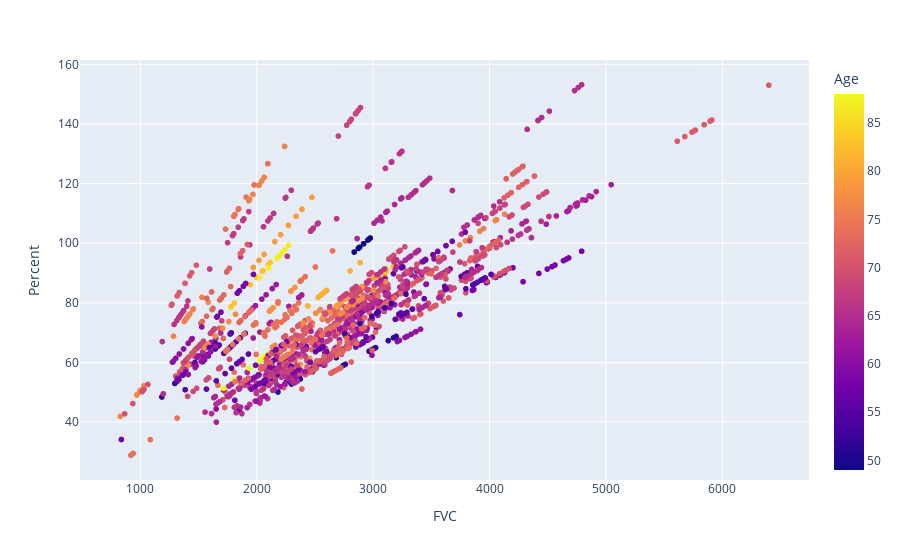

The cell this chart's notebook holds for it:
### Markdown cell above
### FVC vs Percent

### Code cell
fig = px.scatter(train_df, x="FVC", y="Percent", color='Age')
fig.show()

### Figure 1 — Plotly figure (JSON) as saved in the notebook; plotly's stock layout.template omitted (floating-point values rounded to 4 significant figures; data arrays with more than 128 entries replaced by an {"elided": "..."} marker saying what was removed)
{"data": [{"hovertemplate": "FVC=%{x}<br>Percent=%{y}<br>Age=%{marker.color}<extra></extra>", "legendgroup": "", "marker": {"color": {"elided": "1549 int values"}, "coloraxis": "coloraxis", "symbol": "circle"}, "mode": "markers", "name": "", "showlegend": false, "type": "scattergl", "x": {"elided": "1549 int values"}, "xaxis": "x", "y": {"elided": "1549 float values"}, "yaxis": "y"}], "layout": {"coloraxis": {"colorbar": {"title": {"text": "Age"}}, "colorscale": [[0, "#0d0887"], [0.1111, "#46039f"], [0.2222, "#7201a8"], [0.3333, "#9c179e"], [0.4444, "#bd3786"], [0.5556, "#d8576b"], [0.6667, "#ed7953"], [0.7778, "#fb9f3a"], [0.8889, "#fdca26"], [1, "#f0f921"]]}, "legend": {"tracegroupgap": 0}, "margin": {"t": 60}, "xaxis": {"anchor": "y", "domain": [0, 1], "title": {"text": "FVC"}}, "yaxis": {"anchor": "x", "domain": [0, 1], "title": {"text": "Percent"}}}}
